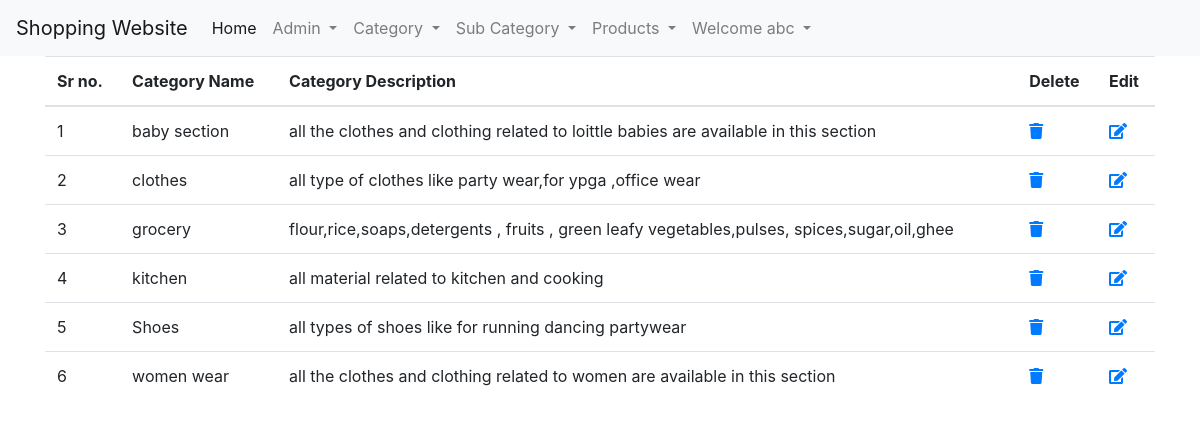
Page /showcategory.php (signed in) on the committed database.
### tables this page shows
CREATE TABLE `category` (
  `categoryname` varchar(100) NOT NULL,
  `categorydescription` varchar(5000) NOT NULL
);

### showcategory.php (the view, shortened to what this page needs)
<!doctype html>
<html lang="en">
<head>
    <?php
    include 'adminheader.php';
    ?>
</head>
<body>
<div class="container">
    <table class="table">
        <thead>
        <tr>
            <th>Sr no.</th>
            <th>Category Name</th>
            <th>Category Description</th>
            <th>Delete</th>
            <th>Edit</th>
        </tr>
        </thead>
        <tbody>
        <?php
        $k =0;
        $qury = "select * from category";
        $result = mysqli_query($conn, $qury);
        while ($category = mysqli_fetch_array($result)) {
            $k++;
            ?>
            <tr>
                <td><?php echo $k ?></td>
                <td><?php echo $category[0]; ?></td>
                <td><?php echo $category[1]; ?></td>
                <td><a href="deletecategory.php?catname=<?php echo $category[0]; ?>"><i class="fa fa-trash"></i></a></td>
                <td><a href="editcategory.php?catname=<?php echo $category[0]; ?>"><i class="fa fa-edit"></i></a></td>
            </tr>
            <?php
        }
        ?>
        </tbody>
    </table>
</div>
</body>
</html>

### adminheader.php (shortened to what this page needs)
<?php
if (isset($_SESSION["username"])) {
    $username = $_SESSION["username"];
} else {
    header("location:loginpage.php");
}
?>
<nav class="navbar navbar-expand-lg navbar-light bg-light">
    <a class="navbar-brand" href="#">Shopping Website</a>
    <div class="collapse navbar-collapse" id="navbarSupportedContent">
        <ul class="navbar-nav mr-auto">
            <li class="nav-item active">
                <a class="nav-link" href="adminhome.php">Home <span class="sr-only">(current)</span></a>
            </li>
            <li class="nav-item dropdown">
                <a class="nav-link dropdown-toggle" href="#admin" id="navbarDropdown" role="button"
                   data-toggle="dropdown"
                   aria-haspopup="true" aria-expanded="false">
                    Admin
                </a>
            </li>
            <li class="nav-item dropdown">
                <a class="nav-link dropdown-toggle" href="#cat" id="navbarDropdown" role="button" data-toggle="dropdown"
                   aria-haspopup="true" aria-expanded="false">
                    Category
                </a>
            </li>
            <li class="nav-item dropdown">
                <a class="nav-link dropdown-toggle" href="#subcat" id="navbarDropdown" role="button"
                   data-toggle="dropdown"
                   aria-haspopup="true" aria-expanded="false">
                    Sub Category
                </a>
            <li class="nav-item dropdown">
                <a class="nav-link dropdown-toggle" href="#product" id="navbarDropdown" role="button"
                   data-toggle="dropdown"
                   aria-haspopup="true" aria-expanded="false">
                    Products
                </a>
            </li>
            <li class="nav-item dropdown">
                <a class="nav-link dropdown-toggle" href="#user" id="navbarDropdown" role="button"
                   data-toggle="dropdown"
                   aria-haspopup="true" aria-expanded="false">
                    <?php echo "Welcome  $username"; ?>
                </a>
            </li>
        </ul>
    </div>
</nav>

### rows in the picture
category: categoryname "baby section", categorydescription "all the clothes and clothing related to loittle babies are available in this section"
category: categoryname "clothes", categorydescription "all type of clothes like party wear,for ypga ,office wear"
category: categoryname "grocery", categorydescription "flour,rice,soaps,detergents , fruits , green leafy vegetables,pulses, spices,sugar,oil,ghee"
category: categoryname "kitchen", categorydescription "all material related to kitchen and cooking"
category: categoryname "Shoes", categorydescription "all types of shoes like for running dancing partywear"
category: categoryname "women wear", categorydescription "all the clothes and clothing related to women are available in this section"

### other values in the picture
$username "abc"
